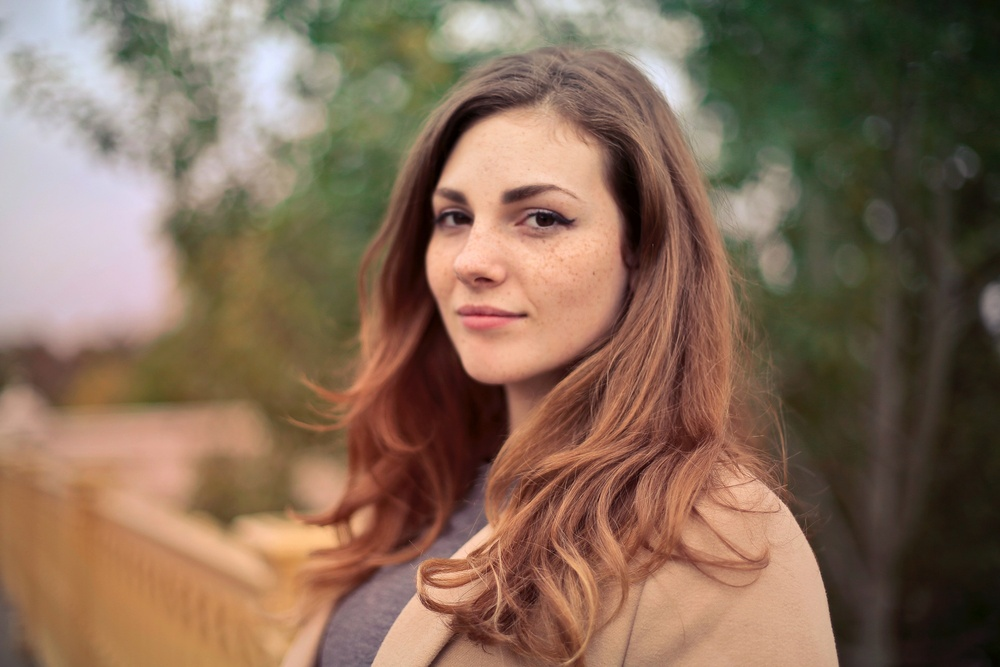
#> input picture python/pre-prt/img/photo.jpg, 1000 x 667 px, shrunk from 3000 x 2000 before the run, found by its file name
$ jupyter execute --allow-errors 'image sketch.ipynb'
#> lines starting #> are read from the running program, lines starting #| are printed output that depends on the picture
[cell 1]
import cv2
import matplotlib.pyplot as plt

[cell 2]
img=cv2.imread("photo.jpg")
#> img is the input picture: shape (667, 1000, 3); mean B, G, R 88.4, 107.9, 133

#> (a cell that did not finish here is left out)

[cell 4]
plt.imshow(img)
plt.axis(False)
plt.show()

[cell 5]
plt.imshow(img[:,:,::-1])
plt.axis(False)
plt.show()

[cell 6]
RGB_img = cv2.cvtColor(img, cv2.COLOR_BGR2RGB)
plt.imshow(RGB_img)
plt.axis(False)
plt.show()

[cell 7]
grey_img=cv2.cvtColor(img, cv2.COLOR_BGR2GRAY)
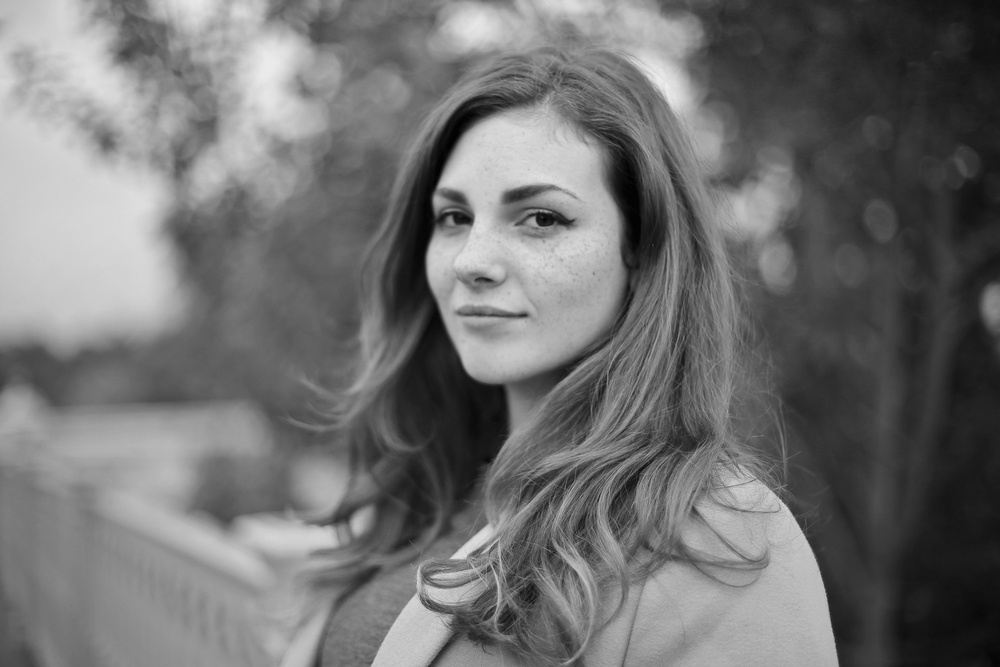
#> grey_img: shape (667, 1000); min 1, max 236, mean 113.2

[cell 8]
invert_img=cv2.bitwise_not(grey_img)
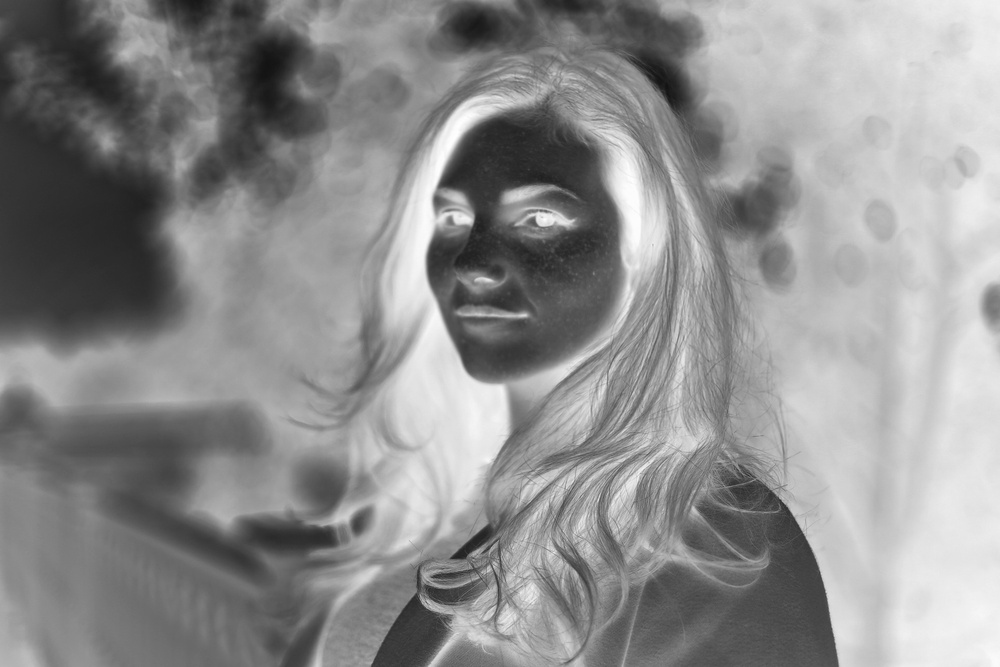
#> invert_img: shape (667, 1000); min 19, max 254, mean 141.8

[cell 9]
blur_img=cv2.GaussianBlur(invert_img, (111,111),0)
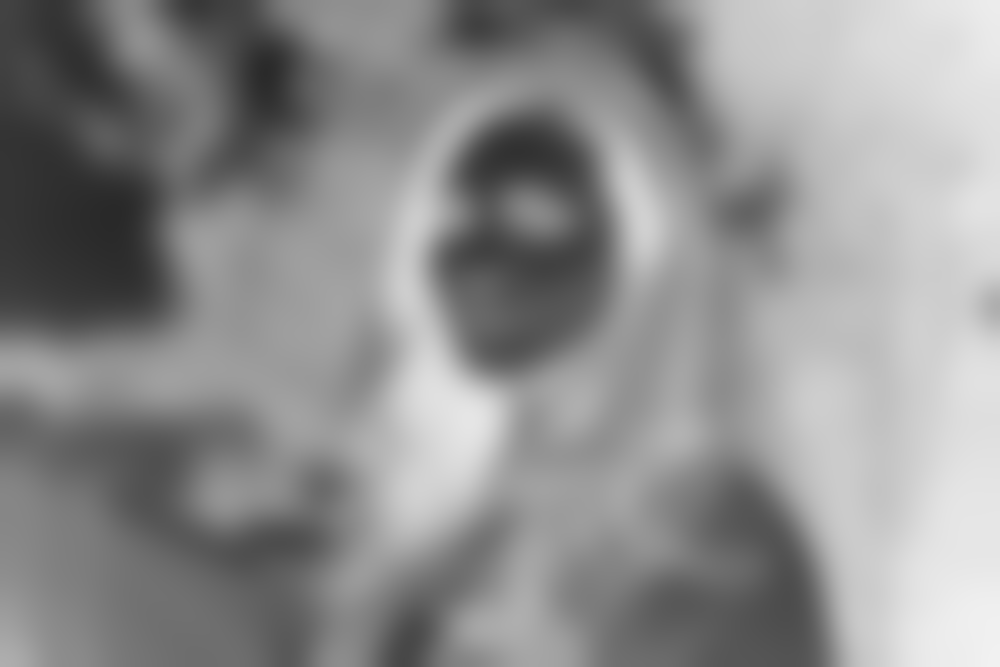
#> blur_img: shape (667, 1000); min 41, max 241, mean 141.8

[cell 10]
invblur_img=cv2.bitwise_not(blur_img)
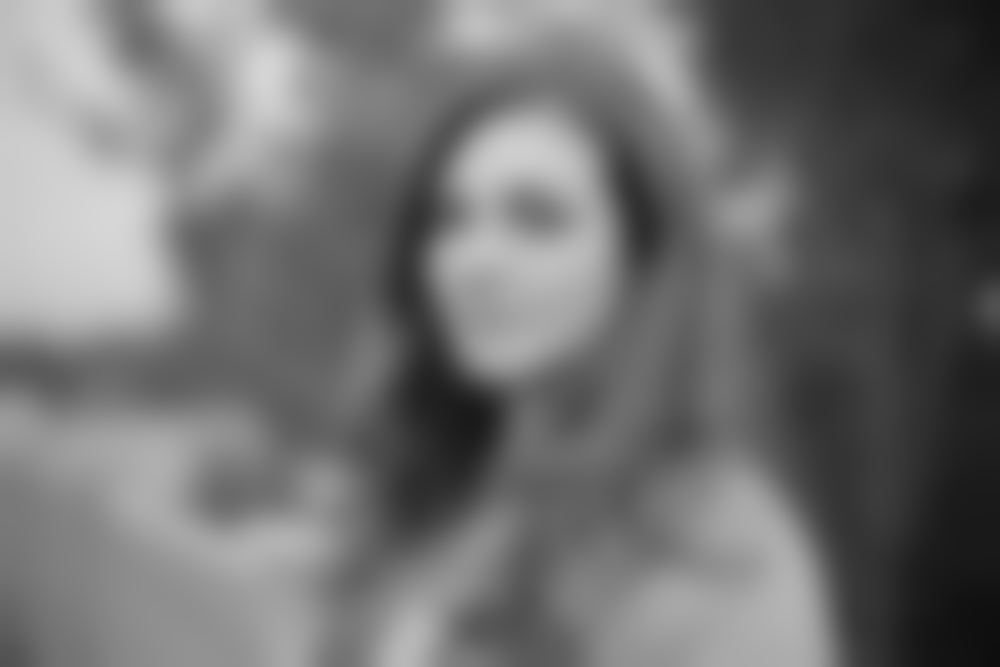
#> invblur_img: shape (667, 1000); min 14, max 214, mean 113.2
#invblur_img=255-blur_img

[cell 11]
sketch_img=cv2.divide(grey_img,invblur_img, scale=256.0)
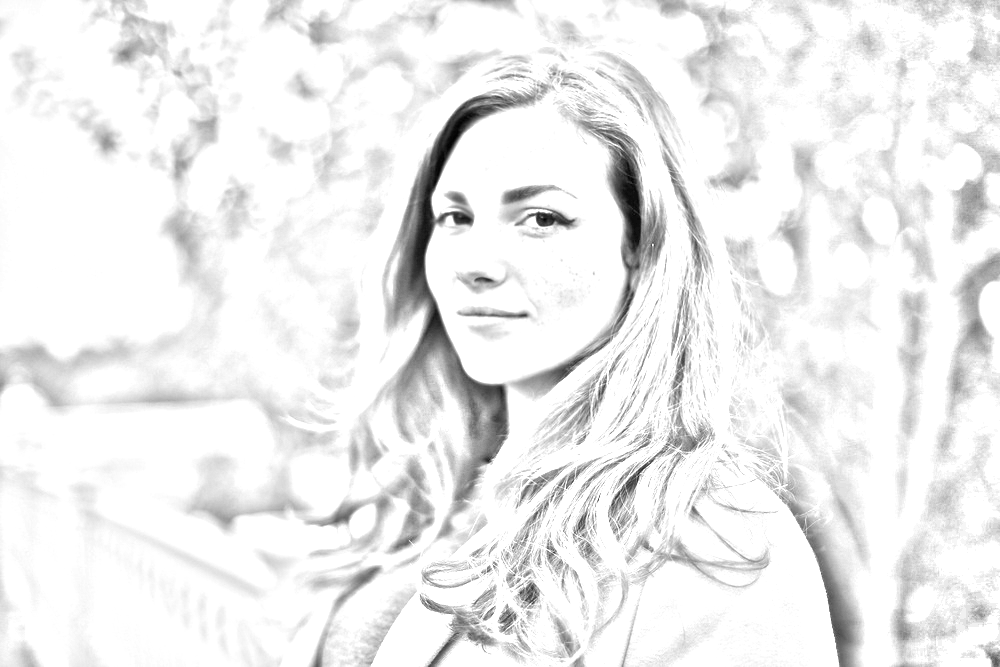
#> sketch_img: shape (667, 1000); min 3, max 255, mean 237.6

#> (a cell that did not finish here is left out)

#> (a cell that did not finish here is left out)

[cell 14]
plt.figure(figsize=(14,8))
plt.subplot(1,2,1)
plt.title('Original image', size=18)
plt.imshow(RGB_img)
plt.axis('off')
plt.subplot(1,2,2)
plt.title('Sketch', size=18)
rgb_sketch=cv2.cvtColor(sketch_img, cv2.COLOR_BGR2RGB)
plt.imshow(rgb_sketch)
plt.axis('off')
plt.show()

$ run again, with python/pre-prt/img/nng.jpg copied over python/pre-prt/img/photo.jpg
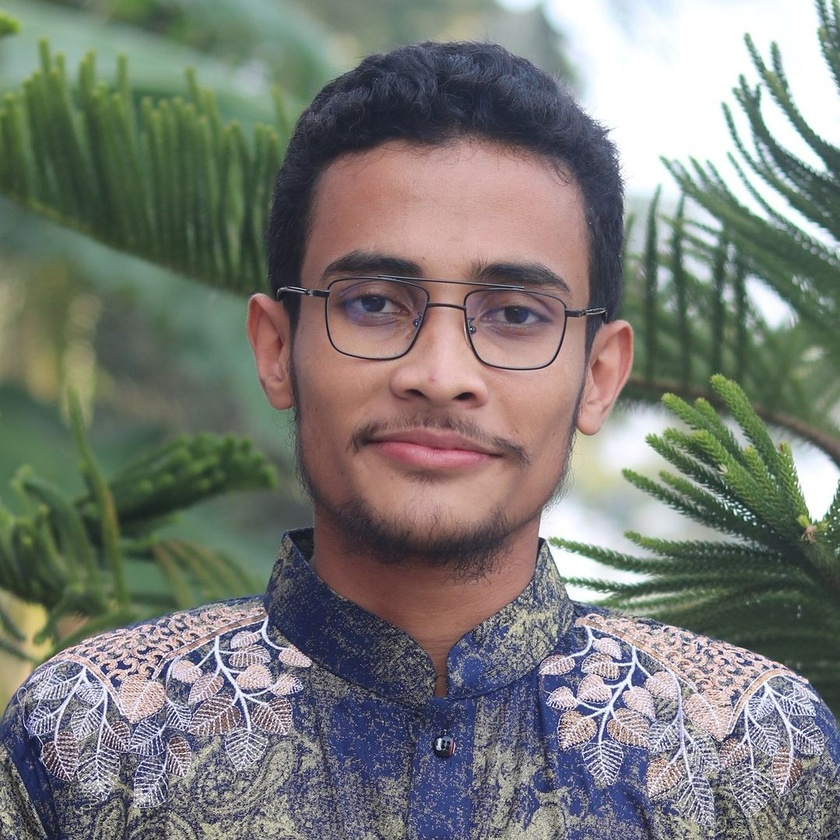
#> input picture python/pre-prt/img/nng.jpg, 840 x 840 px, shrunk from 1079 x 1080 before the run, found by its file name
#> img is the input picture: shape (840, 840, 3); mean B, G, R 117.8, 122.7, 121.4
#> `invblur_img=cv2.bitwise_not(blur_img)`:
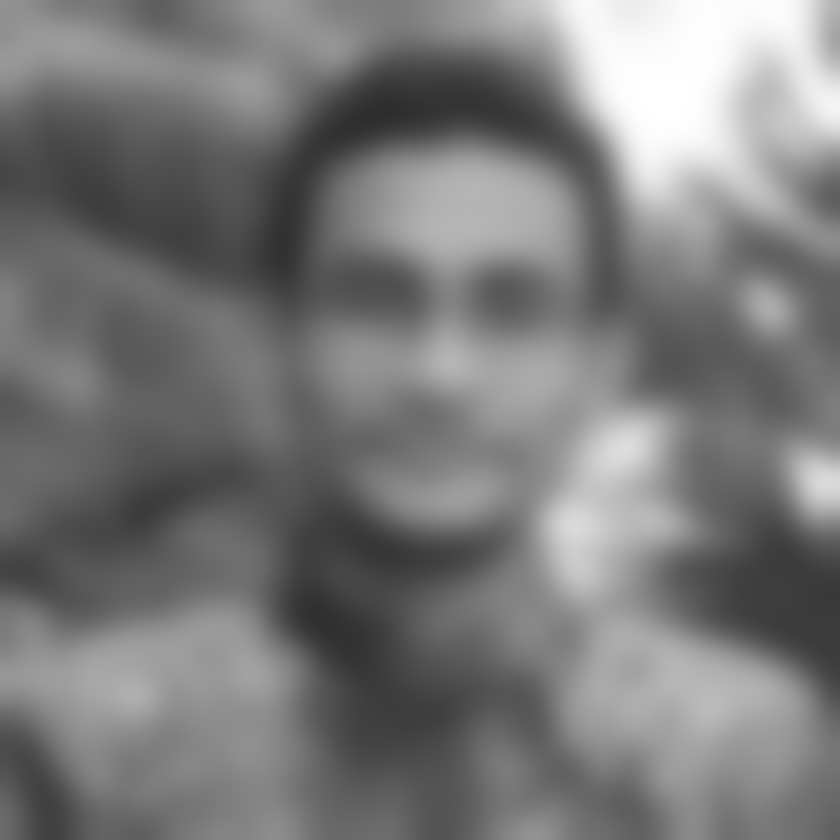
#> invblur_img: shape (840, 840); min 45, max 255, mean 121.8
#> `sketch_img=cv2.divide(grey_img,invblur_img, scale=256.0)`:
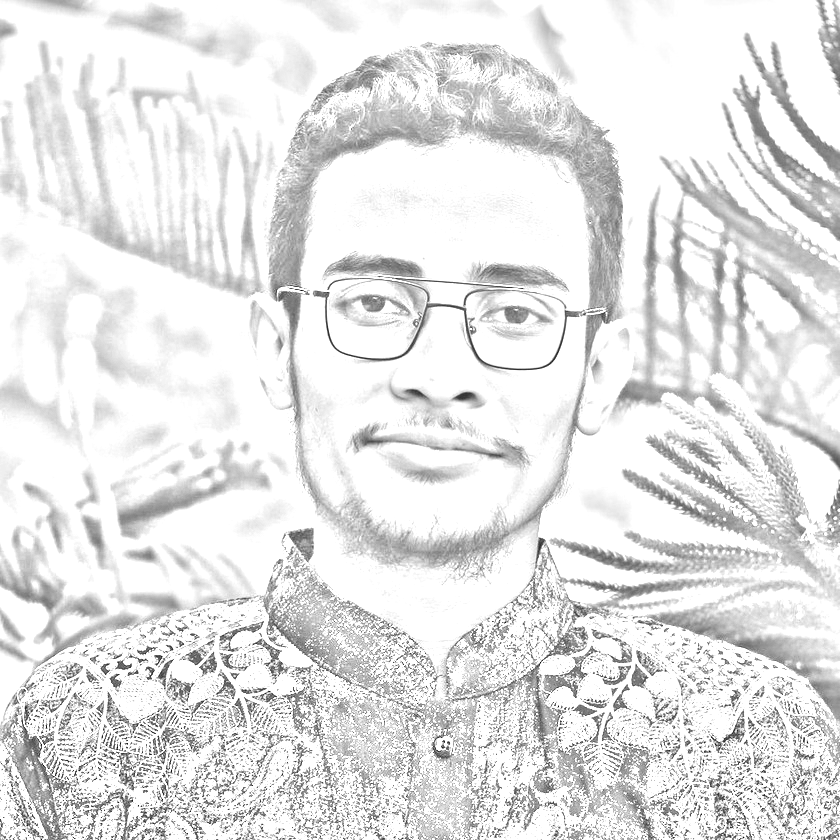
#> sketch_img: shape (840, 840); min 4, max 255, mean 229.4
